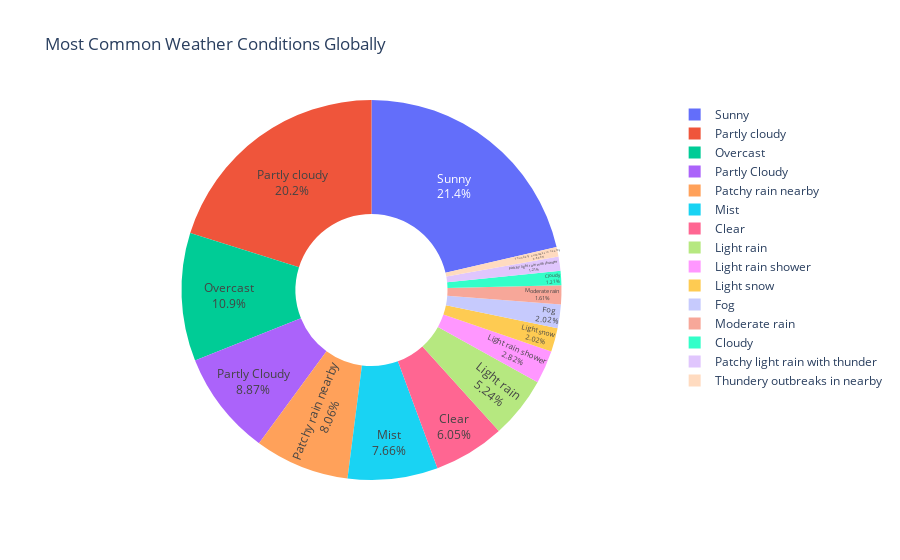

The notebook cell this image was saved under:
### Markdown cell above
## 4. Global Weather Conditions
Is it mostly sunny or rainy across our monitored cities?

### Code cell
condition_counts = latest_weather['condition_text'].value_counts().reset_index()
condition_counts.columns = ['Condition', 'Count']

# Show only top 15 conditions to keep the pie chart readable
top_conditions = condition_counts.head(15)

fig = px.pie(
    top_conditions, 
    values='Count', 
    names='Condition', 
    title='Most Common Weather Conditions Globally',
    hole=0.4 # Donut chart style
)
fig.update_traces(textposition='inside', textinfo='percent+label')
fig.show()

### Figure 1 — Plotly figure (JSON) as saved in the notebook; plotly's stock layout.template omitted (floating-point values rounded to 4 significant figures)
{"data": [{"domain": {"x": [0, 1], "y": [0, 1]}, "hole": 0.4, "hovertemplate": "Condition=%{label}<br>Count=%{value}<extra></extra>", "labels": ["Sunny", "Partly cloudy", "Overcast", "Partly Cloudy", "Patchy rain nearby", "Mist", "Clear", "Light rain", "Light rain shower", "Light snow", "Fog", "Moderate rain", "Cloudy", "Patchy light rain with thunder", "Thundery outbreaks in nearby"], "legendgroup": "", "name": "", "showlegend": true, "textinfo": "percent+label", "textposition": "inside", "type": "pie", "values": [53, 50, 27, 22, 20, 19, 15, 13, 7, 5, 5, 4, 3, 3, 2]}], "layout": {"legend": {"tracegroupgap": 0}, "title": {"text": "Most Common Weather Conditions Globally"}}}
